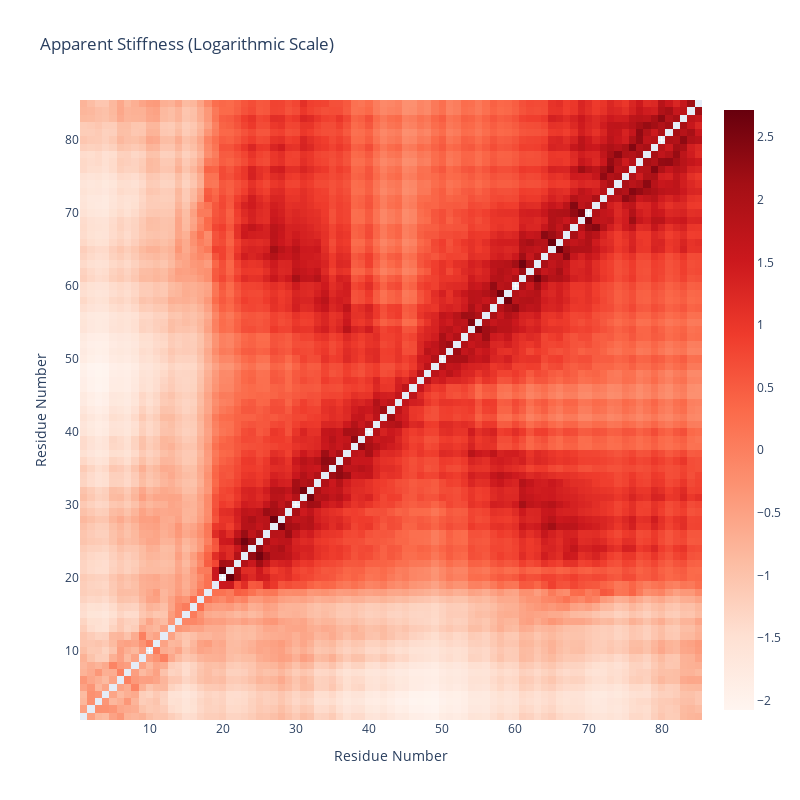

Notebook cell for this chart:
### Markdown cell above
Plotting the **Apparent Stiffness** matrix (Logarithmic Scale):

### Code cell
y = np.array(pcz_stiffness_report['stiffness_log'])
x = list(range(1,len(y)))

plotly.offline.init_notebook_mode(connected=True)

fig = {
    "data": [go.Heatmap(x=x, y=x, z=y, type = 'heatmap', colorscale = 'reds')],
    "layout": go.Layout(title="Apparent Stiffness (Logarithmic Scale)",
                        xaxis=dict(title = "Residue Number"),
                        yaxis=dict(title = "Residue Number"),
                        width=800, height=800
                       )
}

plotly.offline.iplot(fig)

### Figure 1 — Plotly figure (JSON) as saved in the notebook; plotly's stock layout.template omitted (floating-point values rounded to 4 significant figures; data arrays with more than 128 entries replaced by an {"elided": "..."} marker saying what was removed)
{"data": [{"colorscale": [[0, "rgb(255,245,240)"], [0.125, "rgb(254,224,210)"], [0.25, "rgb(252,187,161)"], [0.375, "rgb(252,146,114)"], [0.5, "rgb(251,106,74)"], [0.625, "rgb(239,59,44)"], [0.75, "rgb(203,24,29)"], [0.875, "rgb(165,15,21)"], [1, "rgb(103,0,13)"]], "type": "heatmap", "x": [1, 2, 3, 4, 5, 6, 7, 8, 9, 10, 11, 12, 13, 14, 15, 16, 17, 18, 19, 20, 21, 22, 23, 24, 25, 26, 27, 28, 29, 30, 31, 32, 33, 34, 35, 36, 37, 38, 39, 40, 41, 42, 43, 44, 45, 46, 47, 48, 49, 50, 51, 52, 53, 54, 55, 56, 57, 58, 59, 60, 61, 62, 63, 64, 65, 66, 67, 68, 69, 70, 71, 72, 73, 74, 75, 76, 77, 78, 79, 80, 81, 82, 83, 84], "y": [1, 2, 3, 4, 5, 6, 7, 8, 9, 10, 11, 12, 13, 14, 15, 16, 17, 18, 19, 20, 21, 22, 23, 24, 25, 26, 27, 28, 29, 30, 31, 32, 33, 34, 35, 36, 37, 38, 39, 40, 41, 42, 43, 44, 45, 46, 47, 48, 49, 50, 51, 52, 53, 54, 55, 56, 57, 58, 59, 60, 61, 62, 63, 64, 65, 66, 67, 68, 69, 70, 71, 72, 73, 74, 75, 76, 77, 78, 79, 80, 81, 82, 83, 84], "z": {"elided": "85x85 float values"}}], "layout": {"height": 800, "title": {"text": "Apparent Stiffness (Logarithmic Scale)"}, "width": 800, "xaxis": {"title": {"text": "Residue Number"}}, "yaxis": {"title": {"text": "Residue Number"}}}}
